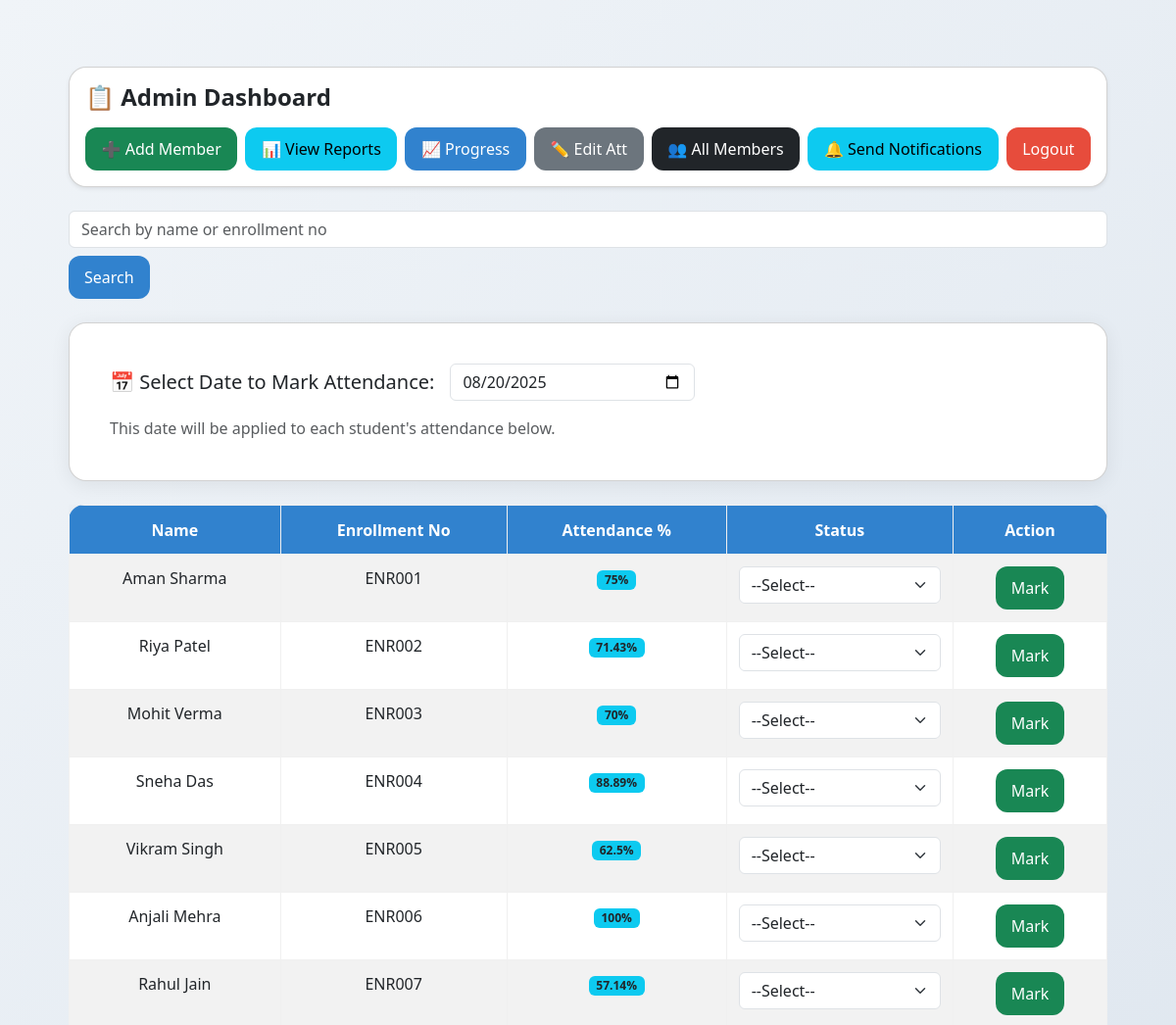
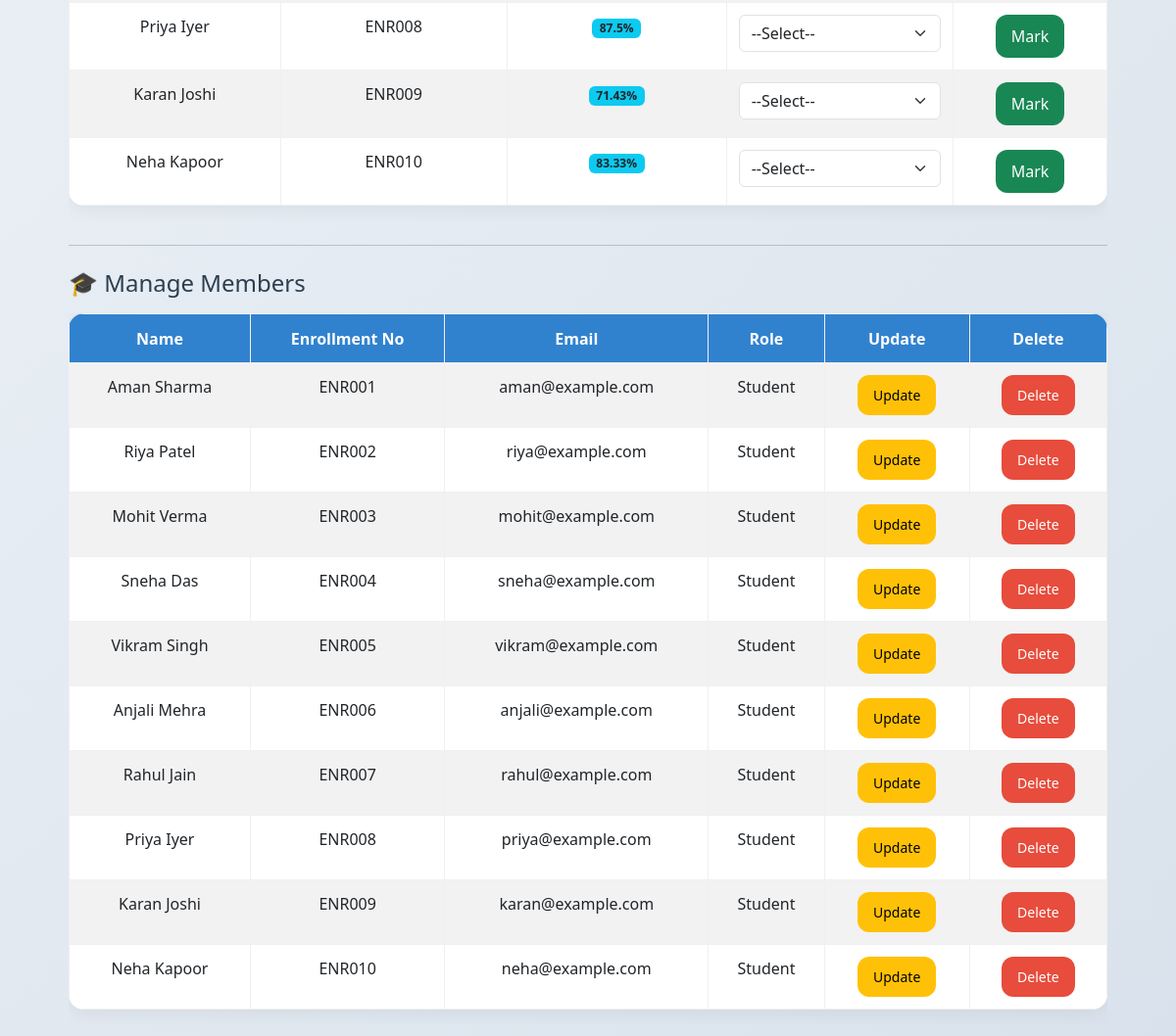
Page /admin/dashboard.php (signed in) on the committed database (2 pictures, top to bottom).
### tables this page shows
CREATE TABLE `users` (
  `id` int(11) NOT NULL,
  `name` varchar(100) DEFAULT NULL,
  `enrollment_no` varchar(50) DEFAULT NULL,
  `phone` varchar(15) DEFAULT NULL,
  `email` varchar(100) DEFAULT NULL,
  `password` varchar(255) DEFAULT NULL,
  `day` varchar(155) NOT NULL,
  `role` enum('admin','student') DEFAULT NULL
);

### admin/dashboard.php (the view, shortened to what this page needs)
<?php
include "../db.php";
$query = "SELECT * FROM users WHERE role='student'";
$result = mysqli_query($conn, $query);
?>
<!DOCTYPE html>
<html lang="en">
<head>
    <link href="https://cdn.jsdelivr.net/npm/bootstrap@5.3.0/dist/css/bootstrap.min.css" rel="stylesheet">
    <link rel="stylesheet" href="../assets/style.css">
</head>
<body>
<div class="container mt-5">
    <div class="card p-3 mb-4 shadow-sm">
        <h4 class="fw-bold mb-3">📋 Admin Dashboard</h4>
        <div class="d-flex flex-wrap gap-2">
            <a href="add_member.php" class="btn btn-success flex-fill">➕ Add Member</a>
            <a href="report_page.php" class="btn btn-info flex-fill">📊 View Reports</a>
            <a href="progress_tracking.php" class="btn btn-primary flex-fill">📈 Progress</a>
            <a href="edit_attendance.php" class="btn btn-secondary flex-fill">✏️ Edit Att</a>
            <a href="all_members.php" class="btn btn-dark flex-fill">👥 All Members</a>
            <a href="send_notification.php" class="btn btn-info flex-fill">🔔 Send Notifications</a>
            <a href="../logout.php" class="btn btn-danger flex-fill">Logout</a>
        </div>
    </div>
    <form method="POST" class="mb-4 d-flex gap-2 flex-wrap">
        <input type="text" class="form-control flex-grow-1" name="search" placeholder="Search by name or enrollment no" value="<?= htmlspecialchars($_POST['search'] ?? '') ?>" />
        <button type="submit" class="btn btn-primary">Search</button>
    </form>
    <div class="card mb-4">
        <div class="card-body d-flex flex-wrap align-items-center gap-3">
            <h5 class="mb-0">📅 Select Date to Mark Attendance:</h5>
            <input type="date" id="bulk_date" class="form-control" style="max-width: 250px;" value="<?= date('Y-m-d') ?>" required />
            <span class="text-muted">This date will be applied to each student's attendance below.</span>
        </div>
    </div>
    <form method="POST" action="mark_attendance.php">
        <div class="table-responsive">
            <table class="table table-striped bg-white">
                <thead>
                    <tr>
                        <th>Name</th>
                        <th>Enrollment No</th>
                        <th>Attendance %</th>
                        <th>Status</th>
                        <th>Action</th>
                    </tr>
                </thead>
                <tbody>
                <?php while ($row = mysqli_fetch_assoc($result)): ?>
                    <?php
                        $totalQuery = mysqli_query($conn, "SELECT COUNT(*) as total FROM attendance WHERE member_id='{$row['id']}'");
                        $total = mysqli_fetch_assoc($totalQuery)['total'];
                        $presentQuery = mysqli_query($conn, "SELECT COUNT(*) as present FROM attendance WHERE member_id='{$row['id']}' AND status='present'");
                        $present = mysqli_fetch_assoc($presentQuery)['present'];
                        $percent = ($total > 0) ? round(($present / $total) * 100, 2) : 0;
                    ?>
                    <tr>
                        <td><?= $row['name'] ?></td>
                        <td><?= $row['enrollment_no'] ?></td>
                        <td><span class="badge bg-info text-dark"><?= $percent ?>%</span></td>
                        <td>
                            <select name="status[<?= $row['id'] ?>]" class="form-select">
                                <option value="">--Select--</option>
                            </select>
                        </td>
                        <td>
                            <button type="submit" class="btn btn-success" onclick="return attachDate(this)">Mark</button>
                        </td>
                    </tr>
                <?php endwhile; ?>
                </tbody>
            </table>
        </div>
        <hr class="my-4">
        <h4 class="mb-3">🎓 Manage Members</h4>
        <div class="table-responsive">
            <table class="table table-bordered table-striped">
                <thead class="table-primary">
                    <tr>
                        <th>Name</th>
                        <th>Enrollment No</th>
                        <th>Email</th>
                        <th>Role</th>
                        <th>Update</th>
                        <th>Delete</th>
                    </tr>
                </thead>
                <tbody>
                    <?php
                    $members = mysqli_query($conn, "SELECT * FROM users WHERE role='student'");
                    while ($row = mysqli_fetch_assoc($members)): ?>
                        <tr>
                            <td><?= $row['name'] ?></td>
                            <td><?= $row['enrollment_no'] ?></td>
                            <td><?= $row['email'] ?></td>
                            <td><?= ucfirst($row['role']) ?></td>
                            <td><a href="update_member.php?id=<?= $row['id'] ?>" class="btn btn-warning btn-sm">Update</a></td>
                            <td><a href="delete_member.php?id=<?= $row['id'] ?>" class="btn btn-danger btn-sm" onclick="return confirm('Are you sure you want to delete this member?');">Delete</a></td>
                        </tr>
                    <?php endwhile; ?>
                </tbody>
            </table>
        </div>
    </form>
</div>
</html>

### assets/style.css (style rules this page uses)
body { background: linear-gradient(135deg, #f0f4f8, #d9e2ec); font-family: 'Segoe UI', sans-serif; color: #2c3e50; margin: 0; padding: 0; min-height: 100vh; display: flex; justify-content: center; align-items: flex-start; flex-direction: column; }
.container { max-width: 1100px; margin: 50px auto; padding: 20px; }
.btn { padding: 10px 16px; border-radius: 12px; font-weight: 500; border: none; transition: all 0.3s ease; }
.btn-primary { background-color: #3182ce; color: #fff; }
.btn-danger { background-color: #e74c3c; color: #fff; }
.card { background-color: #fff; border-radius: 18px; padding: 25px; box-shadow: 0 4px 20px rgba(0, 0, 0, 0.07); margin-bottom: 30px; }
.table { background-color: #fff; border-radius: 16px; overflow: hidden; box-shadow: 0 4px 20px rgba(0, 0, 0, 0.06); }
.table th { background-color: #3182ce; color: #fff; font-weight: 600; text-align: center; padding: 12px; }
.table td, .table th { padding: 12px; border: 1px solid #f0f0f0; text-align: center; height: 50px; }
.table-striped tbody tr:nth-child(even) { background-color: #fafafa; }

### rows in the picture
users: name "Aman Sharma", enrollment_no "ENR001", percent "75", email "aman@example.com", role "Student"
users: name "Riya Patel", enrollment_no "ENR002", percent "71.43", email "riya@example.com", role "Student"
users: name "Mohit Verma", enrollment_no "ENR003", percent "70", email "mohit@example.com", role "Student"
users: name "Sneha Das", enrollment_no "ENR004", percent "88.89", email "sneha@example.com", role "Student"
users: name "Vikram Singh", enrollment_no "ENR005", percent "62.5", email "vikram@example.com", role "Student"
users: name "Anjali Mehra", enrollment_no "ENR006", percent "100", email "anjali@example.com", role "Student"
users: name "Rahul Jain", enrollment_no "ENR007", percent "57.14", email "rahul@example.com", role "Student"
users: name "Priya Iyer", enrollment_no "ENR008", percent "87.5", email "priya@example.com", role "Student"
users: name "Karan Joshi", enrollment_no "ENR009", percent "71.43", email "karan@example.com", role "Student"
users: name "Neha Kapoor", enrollment_no "ENR010", percent "83.33", email "neha@example.com", role "Student"
